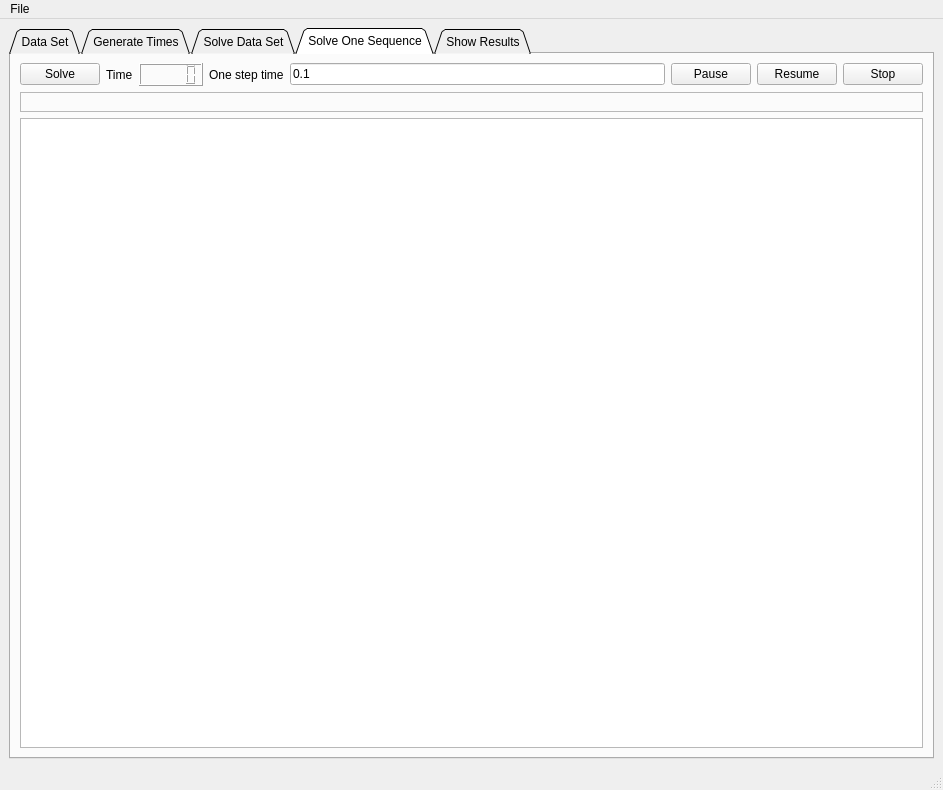
<?xml version="1.0" encoding="UTF-8"?>
<ui version="4.0">
 <class>MainWindow</class>
 <widget class="QMainWindow" name="MainWindow">
  <property name="geometry">
   <rect>
    <x>0</x>
    <y>0</y>
    <width>943</width>
    <height>790</height>
   </rect>
  </property>
  <property name="windowTitle">
   <string>Cross Docking Solver</string>
  </property>
  <widget class="QWidget" name="centralwidget">
   <layout class="QGridLayout" name="gridLayout">
    <item row="0" column="0">
     <widget class="QTabWidget" name="tab_view">
      <property name="layoutDirection">
       <enum>Qt::LeftToRight</enum>
      </property>
      <property name="tabPosition">
       <enum>QTabWidget::North</enum>
      </property>
      <property name="tabShape">
       <enum>QTabWidget::Triangular</enum>
      </property>
      <property name="currentIndex">
       <number>3</number>
      </property>
      <property name="elideMode">
       <enum>Qt::ElideLeft</enum>
      </property>
      <property name="documentMode">
       <bool>false</bool>
      </property>
      <property name="tabsClosable">
       <bool>false</bool>
      </property>
      <property name="movable">
       <bool>false</bool>
      </property>
      <property name="tabBarAutoHide">
       <bool>false</bool>
      </property>
      <widget class="QWidget" name="tab_1">
       <attribute name="title">
        <string>Data Set</string>
       </attribute>
       <layout class="QGridLayout" name="gridLayout_3" columnstretch="1,5">
        <item row="0" column="0">
         <layout class="QVBoxLayout" name="verticalLayout">
          <item>
           <layout class="QFormLayout" name="formLayout">
            <property name="sizeConstraint">
             <enum>QLayout::SetFixedSize</enum>
            </property>
            <item row="0" column="0">
             <widget class="QLabel" name="numberOfInboundTrucksLabel">
              <property name="text">
               <string>Number of Inbound Trucks</string>
              </property>
             </widget>
            </item>
            <item row="0" column="1">
             <widget class="QSpinBox" name="numberOfInboundTrucksSpinBox"/>
            </item>
            <item row="1" column="0">
             <widget class="QLabel" name="numberOfOutboundTrucksLabel">
              <property name="text">
               <string>Number of Outbound Trucks</string>
              </property>
             </widget>
            </item>
            <item row="1" column="1">
             <widget class="QSpinBox" name="numberOfOutboundTrucksSpinBox"/>
            </item>
            <item row="2" column="0">
             <widget class="QLabel" name="numberOfCompoundTrucksLabel">
              <property name="text">
               <string>Number of Compound Trucks</string>
              </property>
             </widget>
            </item>
            <item row="2" column="1">
             <widget class="QSpinBox" name="numberOfCompoundTrucksSpinBox"/>
            </item>
            <item row="3" column="0">
             <widget class="QLabel" name="numberOfReceivingDoorsLabel">
              <property name="text">
               <string>Number of Receiving Doors</string>
              </property>
             </widget>
            </item>
            <item row="3" column="1">
             <widget class="QSpinBox" name="numberOfReceivingDoorsSpinBox"/>
            </item>
            <item row="4" column="0">
             <widget class="QLabel" name="numberOfShippingDoorsLabel">
              <property name="text">
               <string>Number of Shipping Doors</string>
              </property>
             </widget>
            </item>
            <item row="4" column="1">
             <widget class="QSpinBox" name="numberOfShippingDoorsSpinBox"/>
            </item>
            <item row="5" column="0">
             <widget class="QLabel" name="numberOfGoodsLabel">
              <property name="text">
               <string>Number of Goods</string>
              </property>
             </widget>
            </item>
            <item row="5" column="1">
             <widget class="QSpinBox" name="numberOfGoodsSpinBox"/>
            </item>
            <item row="6" column="0">
             <widget class="QLabel" name="loadingTumeLabel">
              <property name="text">
               <string>Loading Time</string>
              </property>
             </widget>
            </item>
            <item row="6" column="1">
             <widget class="QLineEdit" name="loadingTumeLineEdit"/>
            </item>
            <item row="7" column="0">
             <widget class="QLabel" name="truckChangeoverTimeLabel">
              <property name="text">
               <string>Truck Changeover Time</string>
              </property>
             </widget>
            </item>
            <item row="7" column="1">
             <widget class="QLineEdit" name="truckChangeoverTimeLineEdit"/>
            </item>
            <item row="8" column="0">
             <widget class="QLabel" name="effectOfTheArrivalTimesOnMakespanLabel">
              <property name="text">
               <string>Effect of the arrival times on makespan</string>
              </property>
             </widget>
            </item>
            <item row="8" column="1">
             <widget class="QLineEdit" name="effectOfTheArrivalTimesOnMakespanLineEdit"/>
            </item>
            <item row="9" column="0">
             <widget class="QLabel" name="truckTransferTimeLabel">
              <property name="text">
               <string>Truck Transfer Time</string>
              </property>
             </widget>
            </item>
            <item row="9" column="1">
             <widget class="QLineEdit" name="truckTransferTimeLineEdit"/>
            </item>
            <item row="10" column="0">
             <widget class="QLabel" name="inboundArrivalTimeLabel">
              <property name="text">
               <string>Inbound Arrival Time</string>
              </property>
             </widget>
            </item>
            <item row="10" column="1">
             <widget class="QLineEdit" name="inboundArrivalTimeLineEdit"/>
            </item>
            <item row="11" column="0">
             <widget class="QLabel" name="outboundArrivalTimeLabel">
              <property name="text">
               <string>Outbound Arrival Time</string>
              </property>
             </widget>
            </item>
            <item row="11" column="1">
             <widget class="QLineEdit" name="outboundArrivalTimeLineEdit"/>
            </item>
            <item row="12" column="0">
             <widget class="QLabel" name="goodTransferTimeLabel">
              <property name="text">
               <string>Good Transfer Time</string>
              </property>
             </widget>
            </item>
            <item row="12" column="1">
             <widget class="QLineEdit" name="goodTransferTimeLineEdit"/>
            </item>
            <item row="13" column="0">
             <widget class="QLabel" name="numberOfDataSetsLabel">
              <property name="text">
               <string>Number of Data Sets</string>
              </property>
             </widget>
            </item>
            <item row="13" column="1">
             <widget class="QSpinBox" name="numberOfDataSetsSpinBox">
              <property name="minimum">
               <number>0</number>
              </property>
              <property name="value">
               <number>0</number>
              </property>
             </widget>
            </item>
           </layout>
          </item>
          <item>
           <widget class="QTableView" name="datasettable">
            <property name="accessibleDescription">
             <string/>
            </property>
            <property name="lineWidth">
             <number>1</number>
            </property>
            <property name="editTriggers">
             <set>QAbstractItemView::AllEditTriggers</set>
            </property>
            <property name="tabKeyNavigation">
             <bool>false</bool>
            </property>
            <property name="selectionMode">
             <enum>QAbstractItemView::SingleSelection</enum>
            </property>
            <property name="sortingEnabled">
             <bool>true</bool>
            </property>
            <attribute name="horizontalHeaderCascadingSectionResizes">
             <bool>true</bool>
            </attribute>
            <attribute name="horizontalHeaderDefaultSectionSize">
             <number>70</number>
            </attribute>
           </widget>
          </item>
         </layout>
        </item>
        <item row="0" column="1">
         <layout class="QVBoxLayout" name="verticalLayout_2">
          <item>
           <widget class="QTableView" name="inbound_good_table">
            <property name="editTriggers">
             <set>QAbstractItemView::AllEditTriggers</set>
            </property>
           </widget>
          </item>
          <item>
           <widget class="QTableView" name="compound_coming_good_table">
            <property name="editTriggers">
             <set>QAbstractItemView::AllEditTriggers</set>
            </property>
           </widget>
          </item>
          <item>
           <widget class="QTableView" name="outbound_good_table">
            <property name="editTriggers">
             <set>QAbstractItemView::AllEditTriggers</set>
            </property>
           </widget>
          </item>
          <item>
           <widget class="QTableView" name="compound_going_good_table">
            <property name="editTriggers">
             <set>QAbstractItemView::AllEditTriggers</set>
            </property>
           </widget>
          </item>
         </layout>
        </item>
       </layout>
      </widget>
      <widget class="QWidget" name="tab">
       <attribute name="title">
        <string>Generate Times</string>
       </attribute>
       <layout class="QGridLayout" name="gridLayout_2">
        <item row="0" column="0">
         <widget class="QPushButton" name="generate_times_button">
          <property name="text">
           <string>Generate</string>
          </property>
         </widget>
        </item>
        <item row="1" column="0">
         <layout class="QVBoxLayout" name="verticalLayout_3">
          <item>
           <widget class="QLabel" name="label">
            <property name="text">
             <string>Arrival Times</string>
            </property>
            <property name="alignment">
             <set>Qt::AlignCenter</set>
            </property>
           </widget>
          </item>
          <item>
           <widget class="QTableView" name="arrival_time_table">
            <property name="editTriggers">
             <set>QAbstractItemView::NoEditTriggers</set>
            </property>
           </widget>
          </item>
         </layout>
        </item>
        <item row="1" column="1">
         <layout class="QVBoxLayout" name="verticalLayout_4">
          <item>
           <widget class="QLabel" name="label_2">
            <property name="text">
             <string>Leaving Times Lower Boundary</string>
            </property>
            <property name="alignment">
             <set>Qt::AlignCenter</set>
            </property>
           </widget>
          </item>
          <item>
           <widget class="QTableView" name="leaving_lower_table">
            <property name="editTriggers">
             <set>QAbstractItemView::NoEditTriggers</set>
            </property>
           </widget>
          </item>
         </layout>
        </item>
        <item row="1" column="2">
         <layout class="QVBoxLayout" name="verticalLayout_5">
          <item>
           <widget class="QLabel" name="label_3">
            <property name="text">
             <string>lLeaving Times Upper  Boundary</string>
            </property>
            <property name="alignment">
             <set>Qt::AlignCenter</set>
            </property>
           </widget>
          </item>
          <item>
           <widget class="QTableView" name="leaving_upper_table">
            <property name="editTriggers">
             <set>QAbstractItemView::NoEditTriggers</set>
            </property>
           </widget>
          </item>
         </layout>
        </item>
        <item row="0" column="1">
         <widget class="QPushButton" name="print_gams">
          <property name="text">
           <string>Gams Output</string>
          </property>
         </widget>
        </item>
        <item row="0" column="2">
         <widget class="QPushButton" name="print_text">
          <property name="text">
           <string>Text Output</string>
          </property>
         </widget>
        </item>
       </layout>
      </widget>
      <widget class="QWidget" name="tab_2">
       <attribute name="title">
        <string>Solve Data Set</string>
       </attribute>
       <layout class="QGridLayout" name="gridLayout_4">
        <item row="1" column="0">
         <layout class="QVBoxLayout" name="verticalLayout_6">
          <item>
           <widget class="QLabel" name="label_4">
            <property name="text">
             <string>Coming Truck Sequences</string>
            </property>
            <property name="alignment">
             <set>Qt::AlignCenter</set>
            </property>
           </widget>
          </item>
          <item>
           <widget class="QTableView" name="tableView"/>
          </item>
         </layout>
        </item>
        <item row="1" column="1">
         <layout class="QVBoxLayout" name="verticalLayout_7">
          <item>
           <widget class="QLabel" name="label_5">
            <property name="text">
             <string>Going Truck Sequences</string>
            </property>
            <property name="alignment">
             <set>Qt::AlignCenter</set>
            </property>
           </widget>
          </item>
          <item>
           <widget class="QTableView" name="tableView_2"/>
          </item>
         </layout>
        </item>
        <item row="1" column="2">
         <layout class="QVBoxLayout" name="verticalLayout_8">
          <item>
           <widget class="QLabel" name="label_6">
            <property name="text">
             <string>Erros</string>
            </property>
            <property name="alignment">
             <set>Qt::AlignCenter</set>
            </property>
           </widget>
          </item>
          <item>
           <widget class="QTableView" name="tableView_3"/>
          </item>
         </layout>
        </item>
        <item row="0" column="0" colspan="3">
         <layout class="QHBoxLayout" name="horizontalLayout">
          <item>
           <widget class="QLabel" name="solverLabel">
            <property name="text">
             <string>Solver</string>
            </property>
           </widget>
          </item>
          <item>
           <widget class="QComboBox" name="solverComboBox">
            <item>
             <property name="text">
              <string>annealing</string>
             </property>
            </item>
            <item>
             <property name="text">
              <string>tabu</string>
             </property>
            </item>
           </widget>
          </item>
          <item>
           <widget class="QLabel" name="numberOfIterationsLabel">
            <property name="text">
             <string>Number of Iterations</string>
            </property>
           </widget>
          </item>
          <item>
           <widget class="QLineEdit" name="numberOfIterationsLineEdit"/>
          </item>
          <item>
           <spacer name="horizontalSpacer">
            <property name="orientation">
             <enum>Qt::Horizontal</enum>
            </property>
            <property name="sizeHint" stdset="0">
             <size>
              <width>40</width>
              <height>20</height>
             </size>
            </property>
           </spacer>
          </item>
          <item>
           <widget class="QPushButton" name="solve_data_set_button">
            <property name="text">
             <string>Solve Data Set</string>
            </property>
           </widget>
          </item>
          <item>
           <widget class="QSpinBox" name="data_set_spin_box">
            <property name="minimum">
             <number>1</number>
            </property>
            <property name="value">
             <number>1</number>
            </property>
           </widget>
          </item>
          <item>
           <widget class="QPushButton" name="pushButton">
            <property name="text">
             <string>Stop</string>
            </property>
           </widget>
          </item>
         </layout>
        </item>
       </layout>
       <zorder>formLayoutWidget</zorder>
       <zorder>label_4</zorder>
       <zorder>tableView</zorder>
       <zorder>label_5</zorder>
       <zorder>tableView_2</zorder>
       <zorder>label_6</zorder>
       <zorder>tableView_3</zorder>
       <zorder>label_5</zorder>
       <zorder>horizontalLayoutWidget</zorder>
      </widget>
      <widget class="QWidget" name="tab_4">
       <attribute name="title">
        <string>Solve One Sequence</string>
       </attribute>
       <layout class="QGridLayout" name="gridLayout_5" rowstretch="0,0,3">
        <item row="1" column="0">
         <widget class="QFrame" name="frame">
          <property name="frameShape">
           <enum>QFrame::StyledPanel</enum>
          </property>
          <property name="frameShadow">
           <enum>QFrame::Raised</enum>
          </property>
          <layout class="QGridLayout" name="gridLayout_6">
           <item row="0" column="0">
            <layout class="QGridLayout" name="sequence_grid"/>
           </item>
          </layout>
         </widget>
        </item>
        <item row="0" column="0">
         <layout class="QHBoxLayout" name="horizontalLayout_2">
          <item>
           <widget class="QPushButton" name="solve_one_sequence_button">
            <property name="text">
             <string>Solve</string>
            </property>
           </widget>
          </item>
          <item>
           <widget class="QLabel" name="label_8">
            <property name="text">
             <string>Time</string>
            </property>
           </widget>
          </item>
          <item>
           <widget class="QLCDNumber" name="time">
            <property name="font">
             <font>
              <weight>75</weight>
              <italic>false</italic>
              <bold>true</bold>
             </font>
            </property>
           </widget>
          </item>
          <item>
           <widget class="QLabel" name="label_12">
            <property name="text">
             <string>One step time</string>
            </property>
           </widget>
          </item>
          <item>
           <widget class="QLineEdit" name="time_constant">
            <property name="text">
             <string>0.1</string>
            </property>
           </widget>
          </item>
          <item>
           <widget class="QPushButton" name="pause_button">
            <property name="text">
             <string>Pause</string>
            </property>
           </widget>
          </item>
          <item>
           <widget class="QPushButton" name="resume_button">
            <property name="text">
             <string>Resume</string>
            </property>
           </widget>
          </item>
          <item>
           <widget class="QPushButton" name="stop_button">
            <property name="text">
             <string>Stop</string>
            </property>
           </widget>
          </item>
         </layout>
        </item>
        <item row="2" column="0">
         <widget class="Simulator" name="graphicsView"/>
        </item>
       </layout>
      </widget>
      <widget class="QWidget" name="tab_3">
       <attribute name="title">
        <string>Show Results</string>
       </attribute>
      </widget>
     </widget>
    </item>
   </layout>
  </widget>
  <widget class="QMenuBar" name="menubar">
   <property name="geometry">
    <rect>
     <x>0</x>
     <y>0</y>
     <width>943</width>
     <height>21</height>
    </rect>
   </property>
   <widget class="QMenu" name="menuFile">
    <property name="title">
     <string>File</string>
    </property>
    <addaction name="actionNew_Data"/>
    <addaction name="actionLoad_Data"/>
    <addaction name="actionSave_Data"/>
    <addaction name="actionQuit"/>
   </widget>
   <addaction name="menuFile"/>
  </widget>
  <widget class="QStatusBar" name="statusbar"/>
  <action name="actionNew_Data">
   <property name="text">
    <string>New Data</string>
   </property>
  </action>
  <action name="actionLoad_Data">
   <property name="text">
    <string>Load Data</string>
   </property>
  </action>
  <action name="actionSave_Data">
   <property name="text">
    <string>Save Data</string>
   </property>
  </action>
  <action name="actionQuit">
   <property name="text">
    <string>Quit</string>
   </property>
  </action>
 </widget>
 <customwidgets>
  <customwidget>
   <class>Simulator</class>
   <extends>QGraphicsView</extends>
   <header>src.simulator</header>
  </customwidget>
 </customwidgets>
 <resources/>
 <connections/>
</ui>
